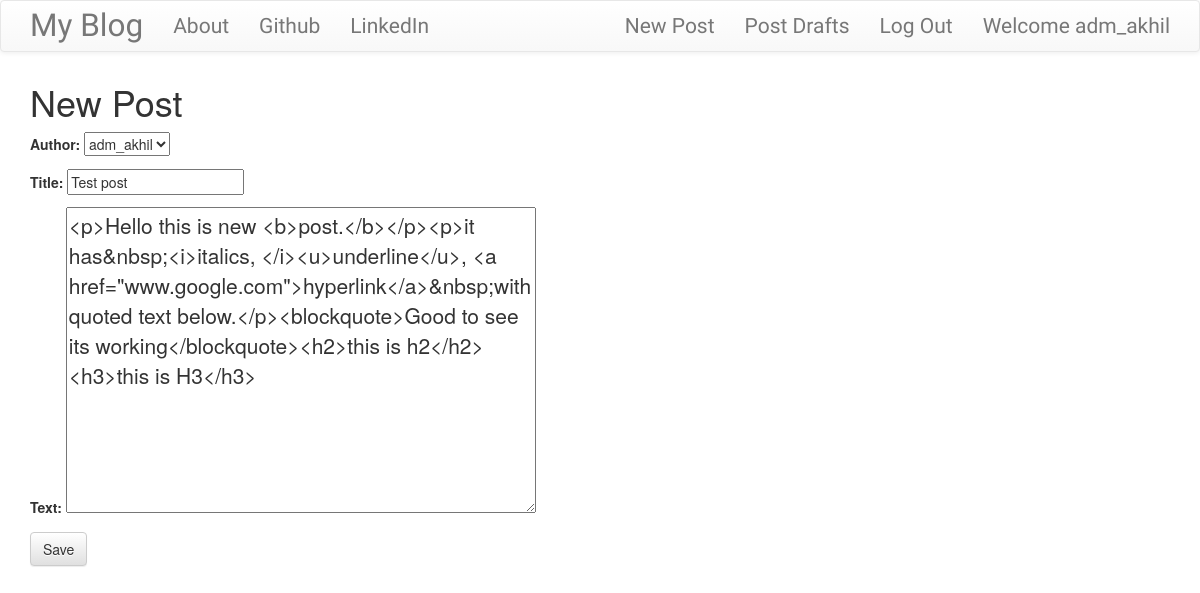
Screenshot of /post/1/edit (signed in) with the database file from the repository.
### blog/models.py (models this page shows, shortened)
class Post(models.Model):
    author = models.ForeignKey('auth.User', on_delete=models.CASCADE)
    title = models.CharField(max_length=250)
    text = models.TextField()
    create_date = models.DateField(default=timezone.now)
    published_date = models.DateField(blank=True, null=True)

### blog/views.py (the view)
# urls.py: path('post/<int:pk>/edit',views.PostUpdateView.as_view(),name='post_edit'),
class PostUpdateView(LoginRequiredMixin,UpdateView):
    login_url = '/login/'
    redirect_field_name = 'blog/post_detail.html'
    form_class = PostForm
    model = Post

### blog/forms.py
class PostForm(forms.ModelForm):
    class Meta():
        model = Post  #Connect the model for which this form is.
        fields = ('author','title','text')   #Fields which we want to edit or ask from user.
        widgets = {
            'title':forms.TextInput(attrs={'class':'textinputclass'}),
            'text':forms.Textarea(attrs={'class':'editable medium-editor-textarea postcontent'}) #postcontent is custom class rest are predefined classes from JS and CSS.
        }

### blog/templates/blog/post_form.html (shortened to what this page needs)
{% extends 'blog/base.html' %}
{% block content %}
  <h1>New Post</h1>
  <form class="post-form" method="POST">
    {{ form.as_p }}
    <button type="submit" class="save btn btn-default">Save</button>
  </form>
{% endblock %}

### blog/templates/blog/base.html (shortened to what this page needs)
<!DOCTYPE html>
{% load static %}
<html lang="en" dir="ltr">
  <head>
    <link rel="stylesheet" href="https://stackpath.bootstrapcdn.com/bootstrap/3.4.1/css/bootstrap.min.css">
    <link rel="stylesheet" href="https://stackpath.bootstrapcdn.com/bootstrap/3.4.1/css/bootstrap-theme.min.css">
    <link rel="stylesheet" href="//cdn.jsdelivr.net/npm/medium-editor@latest/dist/css/medium-editor.min.css" type="text/css" media="screen" charset="utf-8">
    <link rel="stylesheet" href="{% static 'css/blog.css' %}">
  </head>
  <body class="loader">
    <nav class="navbar navbar-default techfont custom-navbar">
      <div class="container">
        <ul class='nav navbar-nav'>
          <li><a class="navbar-brand bigbrand" href="{% url 'post_list' %}">My Blog</a></li>
          <li><a class="navbar-link" href="{% url 'about' %}">About</a></li>
          <li><a href="https://www.github.com">Github</a></li>
          <li><a href="https://www.linkedin.com">LinkedIn</a></li>
        </ul>
        <ul class="nav navbar-nav navbar-right">
          {% if user.is_authenticated %}
            <li><a href="{% url 'post_new' %}">New Post</a></li>
            <li><a href="{% url 'post_draft_list' %}">Post Drafts</a></li>
            <li><a href="{% url 'logout' %}">Log Out</a></li>
            <li><a>Welcome {{user.username}}</a> </li>
          {% else %}
          <li><a class="nav navbar-right" href="{% url 'login' %}"><span class="glyphicon glyphicon-user"></span></a></li>
          {% endif %}
        </ul>
      </div>
    </nav>
    <div class="content container">
      <div class="row">
        <div class="col-xs-12">
          <div class="blog_posts">
            {% block content %}
            {% endblock %}
          </div>
        </div>
      </div>
    </div>
  </body>
</html>

### blog/static/css/blog.css (style rules this page uses)
.techfont { font-family: 'Russo One', sans-serif; font-size: 1.5em; margin-bottom: 10px; }
.bigbrand { font-size: 1.5em; }
.postcontent { font-family: font-family: 'Montserrat', sans-serif; font-size: 1.5em; }
.loader { filter:hue-rotate(0deg); color:linear-gradient(45deg,#0f8,#08f); animation:hue 10000ms infinite linear; }

### rows the page displays
Post: author "adm_akhil", title "Test post", text "<p>Hello this is new <b>post.</b></p><p>it has&nbsp;<i>italics, </i><u>underline</u>, <a href=\"www.google.com\">hyperlink</a>&nbsp;with quoted text below.</p><blockquote>Good to see its working</blockquote><h2>this is h2</h2><h3>this is H3</h3>"

### other values shown
{{ user.username }} "adm_akhil"
